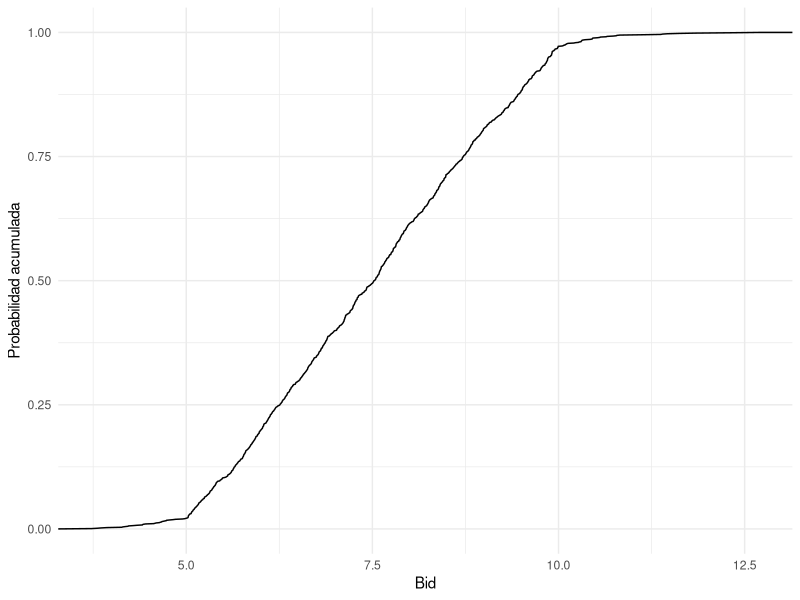
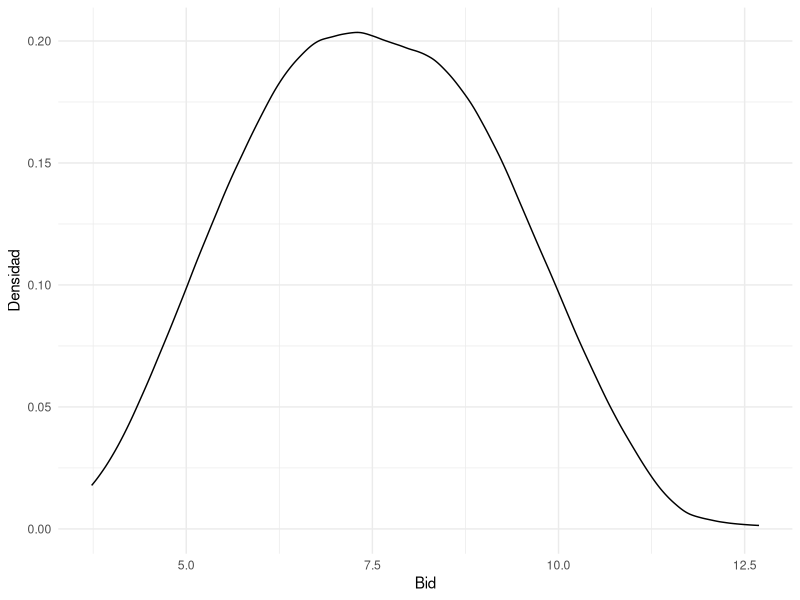
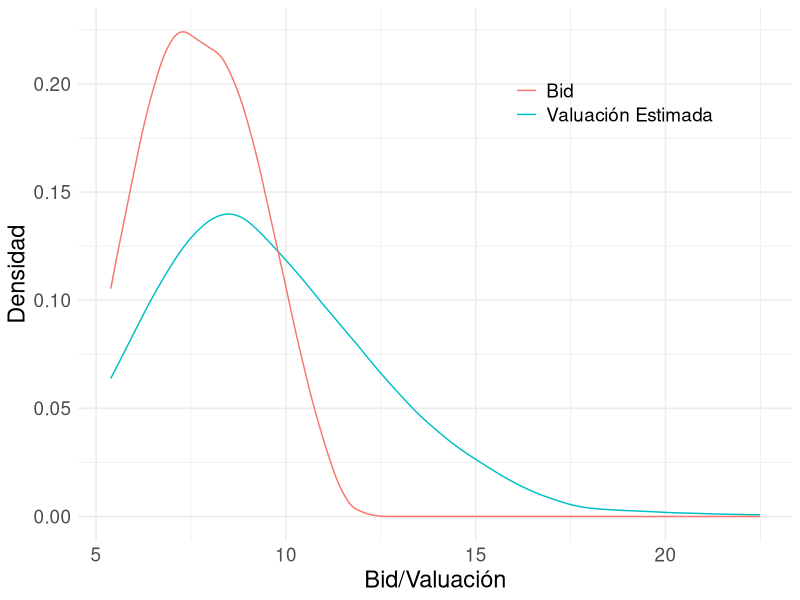
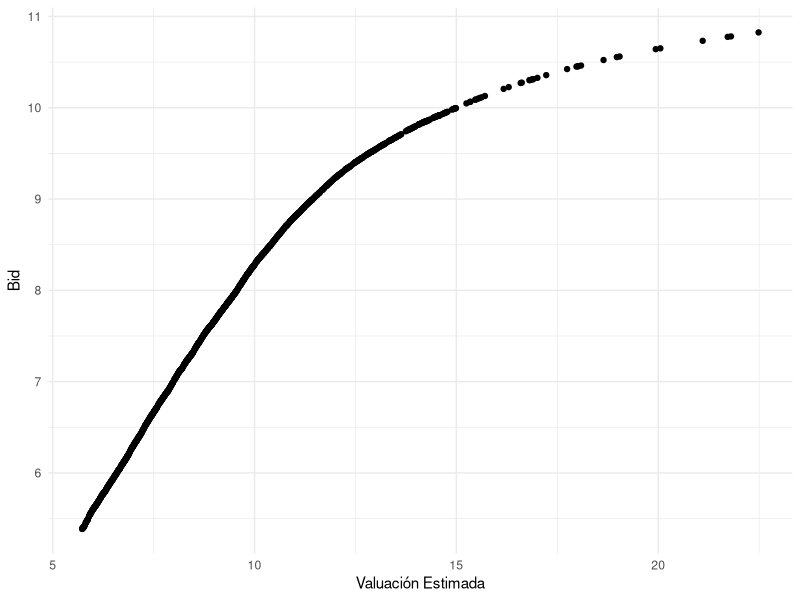

Write the R code that produced these figures, in order.
library(tidyverse)

datos <- read.csv('FPAData_2024.csv')

datos <- datos %>%
  select(-X) %>%
  rename(auction = Auction..) %>%
  pivot_longer(cols = starts_with('Bidder.'),
               names_to = 'bidder',
               values_to = 'bid') %>%
  mutate(bidder = case_when(bidder == "Bidder.1" ~ 1,
                            bidder == "Bidder.2" ~ 2,
                            bidder == "Bidder.3" ~ 3))

G <- ecdf(datos$bid)
datos %>% 
  ggplot(aes(x = bid)) +
  stat_ecdf(geom = 'line') +
  labs(x = 'Bid', y = 'Probabilidad acumulada') + 
  theme_minimal()

datos <- datos %>% 
  mutate(G = G(bid))

# Calculo el bandwidth optimo para epanechnikov
h_optimo <- sd(datos$bid)*2.34*nrow(datos)^(-1/5)

densidad <- density(datos$bid, bw = h_optimo, kernel = 'epanechnikov')
datos %>% 
  ggplot(aes(x = bid)) +
  geom_density(bw = h_optimo, kernel = 'epanechnikov') +
  labs(x = 'Bid', y = 'Densidad') +
  theme_minimal()

# density me devuelve una lista de length 512, uso las densidades estimadas para aproximar las densidades para todo my df 
densidad <- approx(densidad$x, densidad$y, xout = datos$bid)

datos <- datos %>% 
  mutate(g = densidad[["y"]])

# Calculo los límites del soporte
b_low <- round(min(datos$bid), digits = 6)
b_high <- round(max(datos$bid), digits = 6)
soporte <- round(seq(b_low, b_high, by = 0.000001), digits = 6)

# Armo una dummy que toma valor 1 cuando hay que hacer el trim
datos <- datos %>%
  mutate(
    bid_plus = round(bid + 2 * h_optimo, digits = 6),
    bid_minus = round(bid - 2 * h_optimo, digits = 6),
    trim = if_else(bid_plus %in% soporte & bid_minus %in% soporte, 0, 1)
  )

# Armo la variable psi_hat
datos <- datos %>% 
  mutate(psi_hat = case_when(trim == 1 ~ Inf,
                             trim == 0 ~ G/g)) %>% 
  mutate(pseudo_val = bid + 1/2*psi_hat) %>% 
  filter(trim != 1)

h_gpv <- sd(datos$pseudo_val)*2.34*(nrow(datos)^(-1/5))

densidad_valuaciones <- density(datos$pseudo_val, bw = h_gpv, kernel = 'epanechnikov')

datos %>%
  ggplot() +
  stat_density(aes(x = pseudo_val, color = 'Valuación Estimada'), geom = 'line', bw = h_gpv, kernel = 'epanechnikov') +
  stat_density(aes(x = bid, color = 'Bid'), geom = 'line', bw = h_optimo, kernel = 'epanechnikov') +
  labs(x = 'Bid/Valuación', y = 'Densidad', color = '') +
  theme_minimal() +
  theme(legend.position = c(.75, .85), text = element_text(size = 17))

datos <- datos %>% 
  mutate(diferencia = pseudo_val - bid)

summary(datos$diferencia)


datos %>% 
  ggplot(aes(x = pseudo_val, y = bid)) +
  geom_point() +
  labs(y = 'Bid', x = 'Valuación Estimada') +
  theme_minimal()
